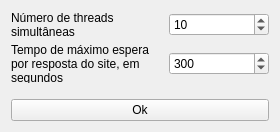
<?xml version="1.0" encoding="UTF-8"?>
<ui version="4.0">
 <class>ConfigVar</class>
 <widget class="QWidget" name="ConfigVar">
  <property name="geometry">
   <rect>
    <x>0</x>
    <y>0</y>
    <width>280</width>
    <height>132</height>
   </rect>
  </property>
  <property name="sizePolicy">
   <sizepolicy hsizetype="Minimum" vsizetype="Minimum">
    <horstretch>0</horstretch>
    <verstretch>0</verstretch>
   </sizepolicy>
  </property>
  <property name="minimumSize">
   <size>
    <width>280</width>
    <height>120</height>
   </size>
  </property>
  <property name="maximumSize">
   <size>
    <width>300</width>
    <height>150</height>
   </size>
  </property>
  <property name="windowTitle">
   <string>Configurar variáveis</string>
  </property>
  <property name="windowIcon">
   <iconset resource="resources.qrc">
    <normaloff>:/windowIcon/robot.png</normaloff>:/windowIcon/robot.png</iconset>
  </property>
  <layout class="QGridLayout" name="gridLayout">
   <item row="1" column="0">
    <layout class="QVBoxLayout" name="verticalLayout">
     <item>
      <layout class="QHBoxLayout" name="horizontalLayout">
       <item>
        <widget class="QLabel" name="label">
         <property name="text">
          <string>Número de threads simultâneas</string>
         </property>
         <property name="wordWrap">
          <bool>true</bool>
         </property>
        </widget>
       </item>
       <item>
        <widget class="QSpinBox" name="varRobos">
         <property name="sizePolicy">
          <sizepolicy hsizetype="Fixed" vsizetype="Fixed">
           <horstretch>0</horstretch>
           <verstretch>0</verstretch>
          </sizepolicy>
         </property>
         <property name="minimumSize">
          <size>
           <width>100</width>
           <height>0</height>
          </size>
         </property>
         <property name="maximum">
          <number>20</number>
         </property>
         <property name="value">
          <number>10</number>
         </property>
        </widget>
       </item>
      </layout>
     </item>
     <item>
      <layout class="QHBoxLayout" name="horizontalLayout_2">
       <item>
        <widget class="QLabel" name="label_2">
         <property name="text">
          <string>Tempo de máximo espera por resposta do site, em segundos</string>
         </property>
         <property name="wordWrap">
          <bool>true</bool>
         </property>
        </widget>
       </item>
       <item>
        <widget class="QSpinBox" name="varExpirar">
         <property name="sizePolicy">
          <sizepolicy hsizetype="Fixed" vsizetype="Fixed">
           <horstretch>0</horstretch>
           <verstretch>0</verstretch>
          </sizepolicy>
         </property>
         <property name="minimumSize">
          <size>
           <width>100</width>
           <height>0</height>
          </size>
         </property>
         <property name="maximum">
          <number>3600</number>
         </property>
         <property name="value">
          <number>300</number>
         </property>
        </widget>
       </item>
      </layout>
     </item>
     <item>
      <spacer name="verticalSpacer">
       <property name="orientation">
        <enum>Qt::Vertical</enum>
       </property>
       <property name="sizeType">
        <enum>QSizePolicy::MinimumExpanding</enum>
       </property>
       <property name="sizeHint" stdset="0">
        <size>
         <width>20</width>
         <height>10</height>
        </size>
       </property>
      </spacer>
     </item>
     <item>
      <widget class="QPushButton" name="pushButton">
       <property name="text">
        <string>Ok</string>
       </property>
      </widget>
     </item>
     <item>
      <spacer name="horizontalSpacer">
       <property name="orientation">
        <enum>Qt::Horizontal</enum>
       </property>
       <property name="sizeHint" stdset="0">
        <size>
         <width>40</width>
         <height>0</height>
        </size>
       </property>
      </spacer>
     </item>
    </layout>
   </item>
  </layout>
 </widget>
 <resources>
  <include location="resources.qrc"/>
 </resources>
 <connections/>
</ui>
